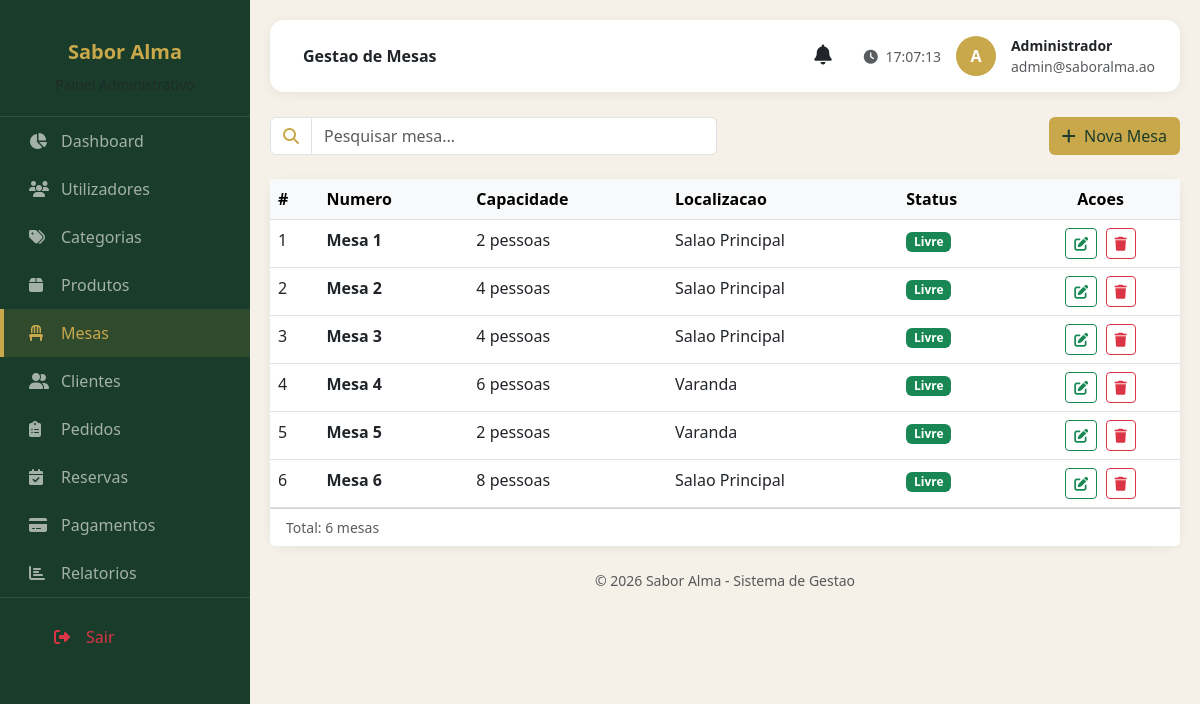
The page /views/admin/mesas.php (signed in) on the database its author committed.
### tables this page shows
CREATE TABLE utilizadores (
    id INT AUTO_INCREMENT PRIMARY KEY,
    perfil_id INT NOT NULL,
    nome VARCHAR(100) NOT NULL,
    email VARCHAR(150) NOT NULL UNIQUE,
    senha VARCHAR(255) NOT NULL,
    telefone VARCHAR(20),
    estado ENUM('Ativo', 'Inativo') NOT NULL DEFAULT 'Ativo',
    token_recuperacao VARCHAR(100),
    token_recuperacao_expira DATETIME,
    lembrar_selector VARCHAR(20),
    lembrar_validador_hash VARCHAR(64),
    lembrar_expira DATETIME,
    criado_em DATETIME NOT NULL DEFAULT CURRENT_TIMESTAMP,
    FOREIGN KEY (perfil_id) REFERENCES perfis(id) ON DELETE RESTRICT
);

CREATE TABLE mesas (
    id INT AUTO_INCREMENT PRIMARY KEY,
    numero INT NOT NULL UNIQUE,
    capacidade INT NOT NULL,
    localizacao VARCHAR(60),
    estado ENUM('Livre', 'Ocupada', 'Reservada') NOT NULL DEFAULT 'Livre'
);

### config/Sessao.php (called while the page is built, shortened)
<?php
class Sessao
{
    public static function utilizadorAtual(): ?array
    {
        return $_SESSION['utilizador'] ?? null;
    }
    public static function exigirPerfil(string ...$perfis): array
    {
        $utilizador = self::utilizadorAtual();
        return $utilizador;
    }
}

### models/Model.php (called while the page is built, shortened)
<?php
abstract class Model
{
    protected PDO $pdo;
    protected string $tabela;
    public function __construct()
    {
        $this->pdo = Database::getConexao();
    }
    public function buscarPorId(int $id): array|false
    {
        $stmt = $this->pdo->prepare("SELECT * FROM {$this->tabela} WHERE id = ?");
        $stmt->execute([$id]);
        return $stmt->fetch();
    }
}

### config/Database.php (called while the page is built, shortened)
<?php
class Database
{
    private static ?PDO $conexao = null;
    public static function getConexao(): PDO
    {
        if (self::$conexao === null) {
            $config = require __DIR__ . '/config.php';
            $dsn = "mysql:host={$config['host']};dbname={$config['nome']};charset={$config['charset']}";
            self::$conexao = new PDO($dsn, $config['utilizador'], $config['senha'], [
                PDO::ATTR_ERRMODE => PDO::ERRMODE_EXCEPTION,
                PDO::ATTR_DEFAULT_FETCH_MODE => PDO::FETCH_ASSOC,
                PDO::ATTR_EMULATE_PREPARES => false,
            ]);
        }
        return self::$conexao;
    }
}

### inicializar.php (called while the page is built, shortened)
<?php
require_once __DIR__ . '/config/Database.php';
require_once __DIR__ . '/config/Sessao.php';
require_once __DIR__ . '/models/Model.php';
if (Sessao::estaLogado()) {
    $utilizadorSessao = (new UsuarioModel())->buscarPorId(Sessao::utilizadorAtual()['id']);
}

### models/MesaModel.php (called while the page is built, shortened)
<?php
require_once __DIR__ . '/Model.php';
class MesaModel extends Model
{
    public function todos(): array
    {
        return $this->pdo->query('SELECT * FROM mesas ORDER BY numero')->fetchAll();
    }
}

### views/admin/mesas.php (the view, shortened to what this page needs)
<?php
require_once __DIR__ . "/../../inicializar.php";
$utilizadorLogado = Sessao::exigirPerfil("Administrador", "Operador");
$mesaModel = new MesaModel();
$lista = $mesaModel->todos();
?>
<!DOCTYPE html>
<html lang="pt">
<head>
    <link href="https://cdn.jsdelivr.net/npm/bootstrap@5.3.0/dist/css/bootstrap.min.css" rel="stylesheet">
    <link rel="stylesheet" href="https://cdnjs.cloudflare.com/ajax/libs/font-awesome/6.4.0/css/all.min.css">
    <link rel="stylesheet" href="../../assets/css/admin.css">
</head>
<body>
    <div class="sidebar" id="sidebar">
        <div class="logo">
            <h5 style="color: #c9a84c;">Sabor Alma</h5>
            <small class="text-muted">Painel Administrativo</small>
        </div>
        <nav>
            <a href="dashboard.php" class="menu-item"><i class="fas fa-chart-pie"></i> Dashboard</a>
            <a href="utilizadores.php" class="menu-item"><i class="fas fa-users"></i> Utilizadores</a>
            <a href="categorias.php" class="menu-item"><i class="fas fa-tags"></i> Categorias</a>
            <a href="produtos.php" class="menu-item"><i class="fas fa-box"></i> Produtos</a>
            <a href="mesas.php" class="menu-item active"><i class="fas fa-chair"></i> Mesas</a>
            <a href="clientes.php" class="menu-item"><i class="fas fa-user-friends"></i> Clientes</a>
            <a href="pedidos.php" class="menu-item"><i class="fas fa-clipboard-list"></i> Pedidos</a>
            <a href="reservas.php" class="menu-item"><i class="fas fa-calendar-check"></i> Reservas</a>
            <a href="pagamentos.php" class="menu-item"><i class="fas fa-credit-card"></i> Pagamentos</a>
            <a href="relatorios.php" class="menu-item"><i class="fas fa-chart-bar"></i> Relatorios</a>
        </nav>
        <div style="border-top: 1px solid rgba(255,255,255,0.1); padding: 15px 25px;">
            <a href="../cliente/login.php" class="menu-item text-danger" onclick="logout()">
                <i class="fas fa-sign-out-alt"></i> Sair
            </a>
        </div>
    </div>
    <div class="main-content">
        <div class="top-navbar">
            <div>
                <span class="fw-semibold ms-2">Gestao de Mesas</span>
            </div>
            <div class="user-info">
                <?php include __DIR__ . '/_notificacoes-bell.php'; ?>
                <span class="text-muted small d-none d-md-inline">
                    <i class="fas fa-clock me-1"></i> <span id="relogio"></span>
                </span>
                <div class="avatar"><?= htmlspecialchars(strtoupper(substr($utilizadorLogado['nome'], 0, 1))) ?></div>
                <div class="d-none d-sm-block">
                    <div class="fw-semibold small"><?= htmlspecialchars($utilizadorLogado['nome']) ?></div>
                    <div class="text-muted small"><?= htmlspecialchars($utilizadorLogado['email']) ?></div>
                </div>
            </div>
        </div>
        <div class="row g-3 mb-4">
            <div class="col-md-6">
                <div class="input-group">
                    <span class="input-group-text bg-white"><i class="fas fa-search" style="color: #c9a84c;"></i></span>
                    <input type="text" class="form-control" id="pesquisaMesa" placeholder="Pesquisar mesa..." onkeyup="filtrarMesas()">
                </div>
            </div>
            <div class="col-md-6 text-md-end">
                <button class="btn" style="background: #c9a84c; color: #1a3c2a;" onclick="abrirModalMesa()">
                    <i class="fas fa-plus me-1"></i> Nova Mesa
                </button>
            </div>
        </div>
        <div class="card card-dashboard p-0">
            <div class="table-responsive">
                <table class="table table-hover mb-0">
                    <thead class="table-light">
                        <tr>
                            <th>#</th>
                            <th>Numero</th>
                            <th>Capacidade</th>
                            <th>Localizacao</th>
                            <th>Status</th>
                            <th class="text-center">Acoes</th>
                        </tr>
                    </thead>
                    <tbody id="tabelaMesas">
                        <?php foreach ($lista as $i => $m): ?>
                            <tr>
                                <td><?= $i + 1 ?></td>
                                <td><strong>Mesa <?= $m['numero'] ?></strong></td>
                                <td><?= $m['capacidade'] ?> pessoas</td>
                                <td><?= htmlspecialchars($m['localizacao'] ?: '-') ?></td>
                                <td>
                                    <?php $corEstado = ['Livre' => 'success', 'Ocupada' => 'danger', 'Reservada' => 'warning']; ?>
                                    <span class="badge bg-<?= $corEstado[$m['estado']] ?? 'secondary' ?>"><?= htmlspecialchars($m['estado']) ?></span>
                                </td>
                                <td class="text-center">
                                    <button type="button" class="btn btn-sm btn-outline-success me-1"
                                        onclick="editarMesa(this)"
                                        data-id="<?= $m['id'] ?>"
                                        data-numero="<?= $m['numero'] ?>"
                                        data-capacidade="<?= $m['capacidade'] ?>"
                                        data-localizacao="<?= htmlspecialchars($m['localizacao'] ?? '') ?>"
                                        data-estado="<?= htmlspecialchars($m['estado']) ?>">
                                        <i class="fas fa-edit"></i>
                                    </button>
                                    <button type="button" class="btn btn-sm btn-outline-danger" onclick="eliminarMesa(<?= $m['id'] ?>)">
                                        <i class="fas fa-trash"></i>
                                    </button>
                                </td>
                            </tr>
                        <?php endforeach; ?>
                    </tbody>
                </table>
            </div>
            <div class="card-footer bg-white d-flex justify-content-between">
                <span class="text-muted small" id="totalMesas">Total: <?= count($lista) ?> mesas</span>
            </div>
        </div>
        <footer class="text-center text-muted small mt-4">&copy; 2026 Sabor Alma - Sistema de Gestao</footer>
    </div>
</body>
</html>

### assets/css/admin.css (style rules this page uses)
:root { --verde-escuro: #1a3c2a; --dourado: #c9a84c; --creme: #f5f0e8; }
* { margin: 0; padding: 0; box-sizing: border-box; }
body { font-family: 'Segoe UI', Tahoma, Geneva, Verdana, sans-serif; background: var(--creme); }
.sidebar { position: fixed; top: 0; left: 0; height: 100vh; width: 250px; background: var(--verde-escuro); padding: 20px 0; overflow-y: auto; z-index: 1000; transition: transform 0.3s ease; }
.sidebar .logo { text-align: center; padding: 20px; border-bottom: 1px solid rgba(255,255,255,0.1); }
.sidebar .logo h5 { color: var(--dourado); font-weight: 700; }
.sidebar .logo small { color: rgba(255,255,255,0.5); }
.sidebar .menu-item { display: flex; align-items: center; padding: 12px 25px; color: rgba(255,255,255,0.6); text-decoration: none; gap: 12px; transition: all 0.3s; border-left: 4px solid transparent; }
.sidebar .menu-item.active { background: rgba(201, 168, 76, 0.12); color: var(--dourado); border-left-color: var(--dourado); }
.sidebar .menu-item i { width: 20px; }
.sidebar .menu-item.text-danger { color: #dc3545 !important; }
.main-content { margin-left: 250px; padding: 20px; min-height: 100vh; transition: margin-left 0.3s ease; }
.top-navbar { background: white; padding: 15px 25px; border-radius: 14px; box-shadow: 0 2px 12px rgba(0,0,0,0.06); display: flex; justify-content: space-between; align-items: center; margin-bottom: 25px; }
.top-navbar .user-info { display: flex; align-items: center; gap: 15px; }
.top-navbar .avatar { width: 40px; height: 40px; border-radius: 50%; background: var(--dourado); color: white; display: flex; align-items: center; justify-content: center; font-weight: 700; }
.card-dashboard { border: none; border-radius: 16px; box-shadow: 0 2px 12px rgba(0,0,0,0.06); background: white; transition: all 0.3s; }

### rows shown on the page
utilizadores: nome "A", nome "Administrador", email "admin@saboralma.ao"
mesas: numero "1", capacidade "2", localizacao "Salao Principal", estado "Livre"
mesas: numero "2", capacidade "4", localizacao "Salao Principal", estado "Livre"
mesas: numero "3", capacidade "4", localizacao "Salao Principal", estado "Livre"
mesas: numero "4", capacidade "6", localizacao "Varanda", estado "Livre"
mesas: numero "5", capacidade "2", localizacao "Varanda", estado "Livre"
mesas: numero "6", capacidade "8", localizacao "Salao Principal", estado "Livre"

### other values the page prints
count($lista) "6"
